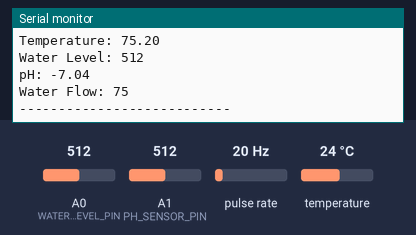
Bench run of a sketch on a simulated Arduino Uno R4 WiFi. Parts: the last lines printed to the serial monitor. Wiring (inferred from the names in the program): pulse sensor: data D8. The inputs (shaded band) are chosen by the test bench; at power-on: pulse rate 20 Hz, temperature 24 °C, A0 (WATER_LEVEL_PIN) = 512, A1 (PH_SENSOR_PIN) = 512. WiFi joins after 1.5 s; servers stay silent unless stated.

Above: at 5.2 s.
5.3 s: pulse rate (sensor on D8) set to 4 Hz
At 6.7 s:
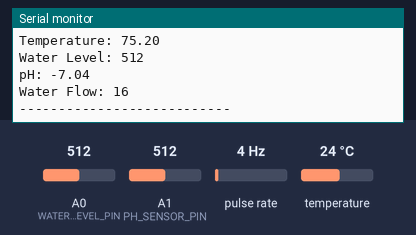
6.8 s: temperature set to 12 °C
8.3 s: A0 (WATER_LEVEL_PIN) set to 716
At 8.6 s:
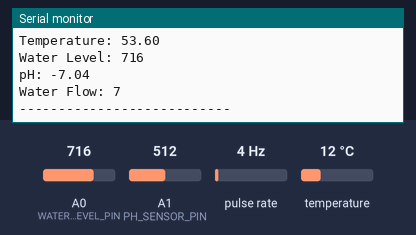
9.8 s: A1 (PH_SENSOR_PIN) set to 716
At 11.0 s:
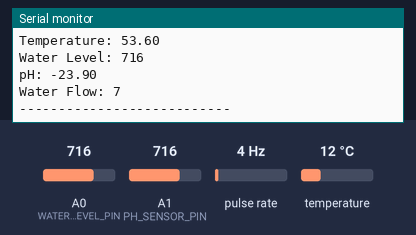
11.3 s: pulse rate (sensor on D8) set to 50 Hz
At 12.5 s:
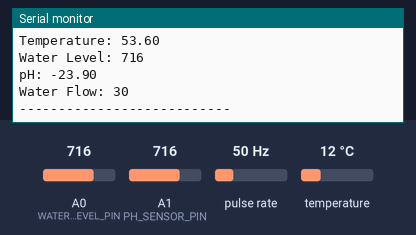
12.8 s: temperature set to 19 °C
At 14.9 s:
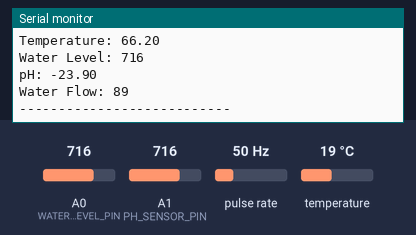
Timing chart, 0 to 15.3 s (numbered marks = the images above; inputs shaded):
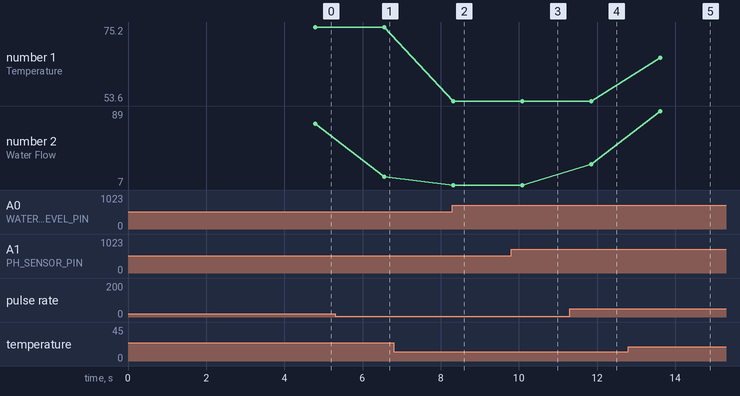

Measured:
- after the input at 5.3 s, the serial monitor: prints a new line after 1.3 s (image 1)
- after the input at 8.3 s, the serial monitor: prints a new line at once (image 2)
- after the input at 9.8 s, the serial monitor: prints a new line after 0.28 s (image 3)
- after the input at 11.3 s, the serial monitor: prints a new line after 0.55 s (image 4)
- after the input at 12.8 s, the serial monitor: prints a new line after 0.81 s (image 5)
- plotted number 1: 53.6 → 66.2 after the input at 12.8 s
- plotted number 2: 75 → 16 after the input at 5.3 s, 7 → 30 after the input at 11.3 s

The sketch:

Comm-project-code.ino
```cpp
#include <ArduinoIoTCloud.h>
#include <Arduino_ConnectionHandler.h>
#include <WiFiS3.h>
#include <OneWire.h>
#include <DallasTemperature.h>

//Wi-Fi
const char SSID[] = "WIFINAME";
const char PASS[] = "PASSWORD";

//Sensors
#define TEMP_SENSOR_PIN 13
#define WATER_LEVEL_PIN A0
#define PH_SENSOR_PIN A1
#define WATER_FLOW_PIN 8

OneWire oneWire(TEMP_SENSOR_PIN);
DallasTemperature sensors(&oneWire);

volatile long pulse = 0;

void increase() {
  pulse++;
}

// Arduino Cloud Variables
float temperature;
int waterLevel;
float ph;
int waterFlow;

//Connection Handler
WiFiConnectionHandler ArduinoIoTPreferredConnection(SSID, PASS);

void setup() {
  Serial.begin(115200);
  delay(1000);

  // Initialize sensors
  sensors.begin();
  attachInterrupt(digitalPinToInterrupt(WATER_FLOW_PIN), increase, RISING);

  // Connect to Arduino Cloud
  ArduinoCloud.begin(ArduinoIoTPreferredConnection);

  // Bind variables to Thing properties
  ArduinoCloud.addProperty(temperature, READ, ON_CHANGE, NULL);
  ArduinoCloud.addProperty(waterLevel, READ, ON_CHANGE, NULL);
  ArduinoCloud.addProperty(ph, READ, ON_CHANGE, NULL);
  ArduinoCloud.addProperty(waterFlow, READ, ON_CHANGE, NULL);

  setDebugMessageLevel(2);
  ArduinoCloud.printDebugInfo();

  // Connect to Wi-Fi
  WiFi.begin(SSID, PASS);
  Serial.print("Connecting to Wi-Fi");
  while (WiFi.status() != WL_CONNECTED) {
    delay(500);
    Serial.print(".");
  }
  Serial.println("\nConnected to Wi-Fi!");
}

void loop() {
  // Required for Arduino Cloud
  ArduinoCloud.update();

  //Read Sensors
  sensors.requestTemperatures();
  temperature = sensors.getTempFByIndex(0);

  waterLevel = analogRead(WATER_LEVEL_PIN);

  float phVoltage = (analogRead(PH_SENSOR_PIN) / 1023.0) * 5.0;
  ph = (7 - ((2.5 - phVoltage) / 0.05916)) * -1;

  noInterrupts();
  waterFlow = pulse;
  pulse = 0;
  interrupts();

  //Serial Debug
  Serial.print("Temperature: "); Serial.println(temperature);
  Serial.print("Water Level: "); Serial.println(waterLevel);
  Serial.print("pH: "); Serial.println(ph);
  Serial.print("Water Flow: "); Serial.println(waterFlow);
  Serial.println("---------------------------");

  delay(1000); // update interval
}
```
